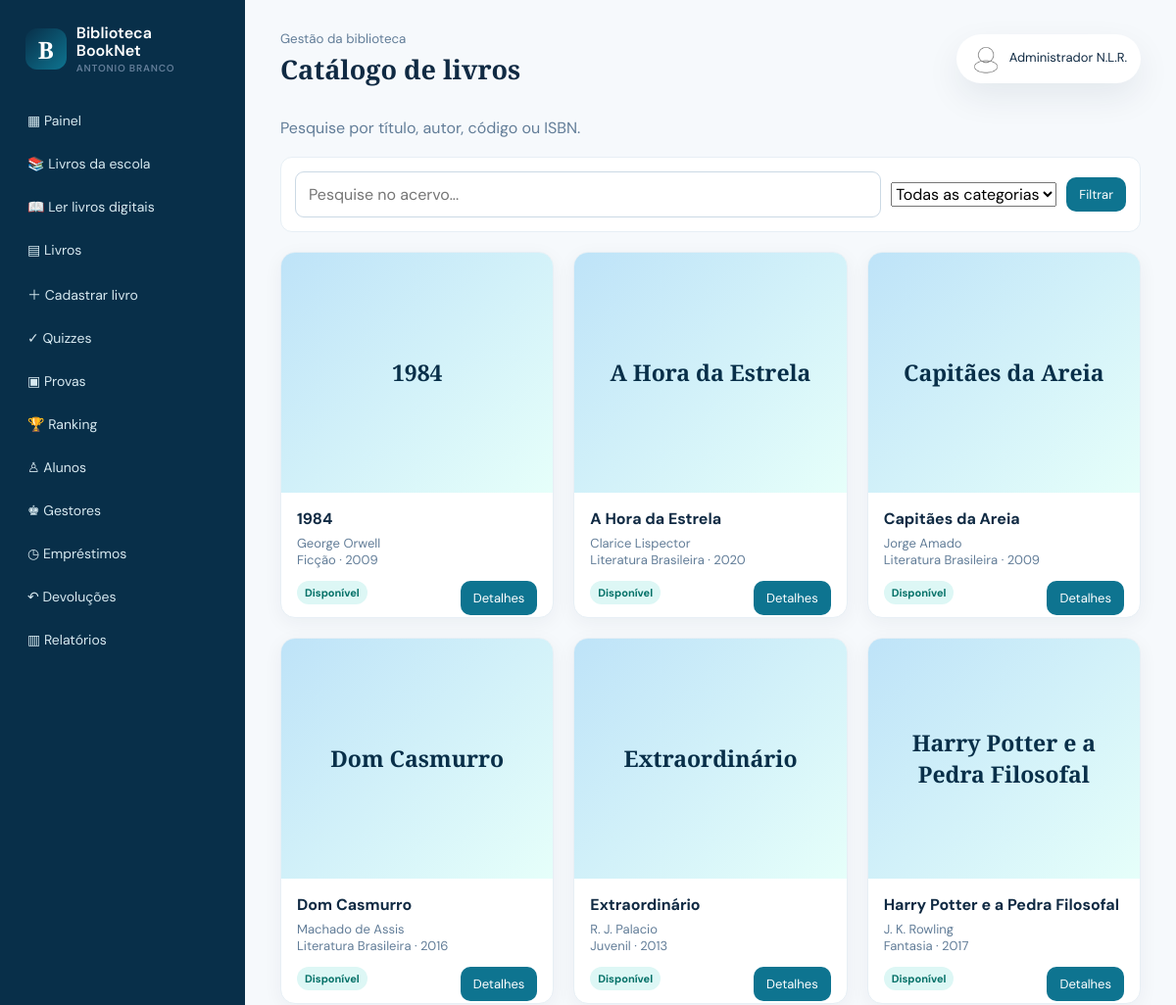
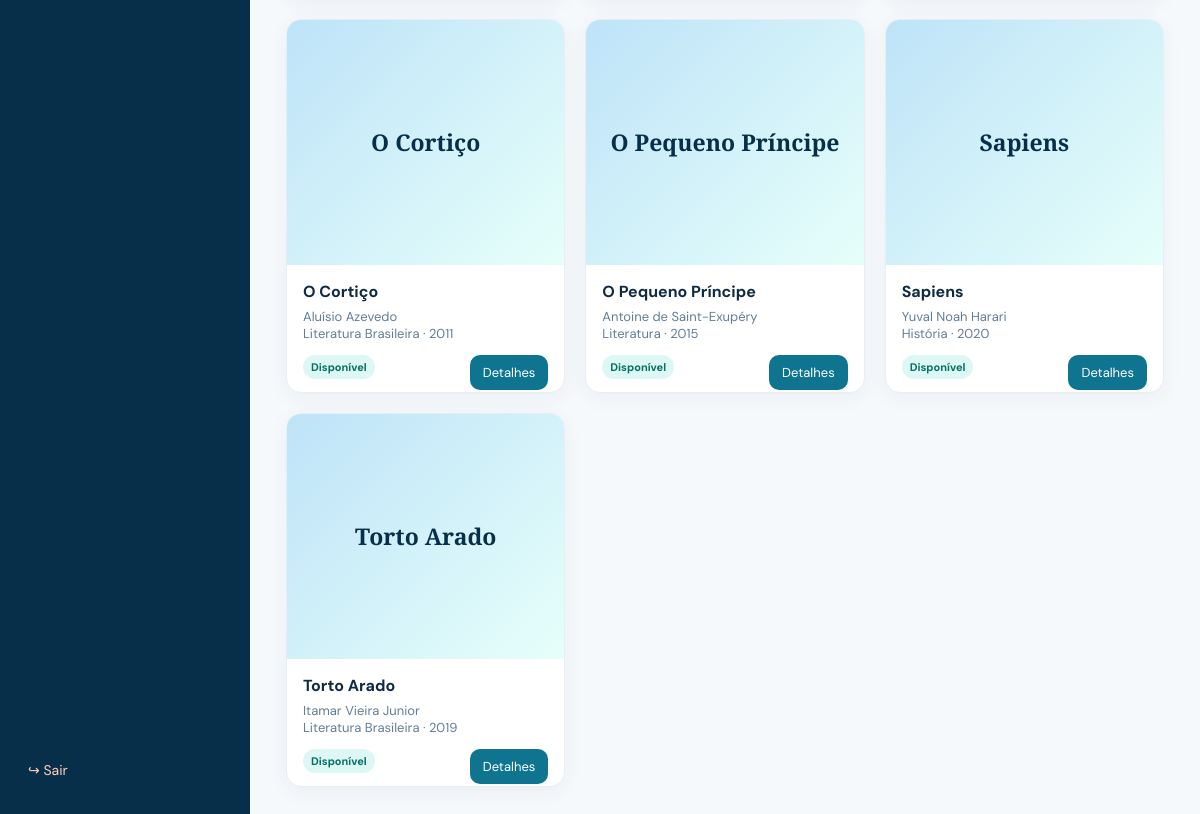
The page /aluno/livros.php (signed in) on the database its author committed (2 pictures, top to bottom).
### tables this page shows
CREATE TABLE IF NOT EXISTS livros(id INT UNSIGNED AUTO_INCREMENT PRIMARY KEY,codigo_barras VARCHAR(80) UNIQUE,isbn VARCHAR(30),titulo VARCHAR(255) NOT NULL,autor VARCHAR(180) NOT NULL,categoria VARCHAR(100),editora VARCHAR(150),ano_publicacao SMALLINT UNSIGNED,quantidade INT UNSIGNED NOT NULL DEFAULT 0,quantidade_disponivel INT UNSIGNED NOT NULL DEFAULT 0,descricao TEXT,biografia_autor TEXT,capa VARCHAR(255),arquivo_pdf VARCHAR(255),created_at TIMESTAMP DEFAULT CURRENT_TIMESTAMP,updated_at TIMESTAMP DEFAULT CURRENT_TIMESTAMP ON UPDATE CURRENT_TIMESTAMP,INDEX(titulo),INDEX(autor),INDEX(categoria));

### config/auth.php (called while the page is built, shortened)
<?php
require_once __DIR__ . '/functions.php';
function user(): ?array { return $_SESSION['user'] ?? null; }

### config/functions.php (called while the page is built, shortened)
<?php
require_once __DIR__ . '/database.php';
function e(?string $value): string { return htmlspecialchars((string)$value, ENT_QUOTES, 'UTF-8'); }
function base_url(string $path = ''): string {
    $script = str_replace('\\', '/', $_SERVER['SCRIPT_NAME'] ?? '/index.php');
    if (preg_match('~/(?:admin|aluno|api)/[^/]+$~', $script)) {
        $folder = preg_replace('~/(?:admin|aluno|api)/[^/]+$~', '', $script);
    } else {
        $folder = rtrim(str_replace('\\', '/', dirname($script)), '/');
    }
    return $folder . ($path !== '' ? '/' . ltrim($path, '/') : '');
}

### config/database.php (called while the page is built, shortened)
<?php
function db(): PDO {
    static $pdo = null;
    if ($pdo === null) {
        $pdo = new PDO('mysql:host=' . DB_HOST . ';dbname=' . DB_NAME . ';charset=utf8mb4', DB_USER, DB_PASS, [
            PDO::ATTR_ERRMODE => PDO::ERRMODE_EXCEPTION,
            PDO::ATTR_DEFAULT_FETCH_MODE => PDO::FETCH_ASSOC,
            PDO::ATTR_EMULATE_PREPARES => false,
        ]);
    }
    return $pdo;
}

### aluno/livros.php (the view)
<?php require_once __DIR__.'/../config/auth.php';$q=trim($_GET['q']??'');$cat=$_GET['categoria']??'';$sql='SELECT * FROM livros WHERE 1';$p=[];if($q){$sql.=' AND (titulo LIKE ? OR autor LIKE ? OR isbn LIKE ? OR codigo_barras LIKE ?)';$p=array_fill(0,4,'%'.$q.'%');}if($cat){$sql.=' AND categoria=?';$p[]=$cat;}$sql.=' ORDER BY titulo';$s=db()->prepare($sql);$s->execute($p);$books=$s->fetchAll();$categories=db()->query('SELECT DISTINCT categoria FROM livros WHERE categoria<>"" ORDER BY categoria')->fetchAll(PDO::FETCH_COLUMN);$pageTitle='Catálogo de livros';require __DIR__.'/../includes/header.php';if(user())require __DIR__.'/../includes/dashboard-nav.php';else require __DIR__.'/../includes/public-nav.php';?><div class="<?=user()?'':'section'?>"><p class="subtext">Pesquise por título, autor, código ou ISBN.</p><form class="filterbar" method="get"><div class="searchbar"><input type="search" data-catalog-search name="q" value="<?=e($q)?>" placeholder="Pesquise no acervo..." autocomplete="off" inputmode="search"></div><select name="categoria"><option value="">Todas as categorias</option><?php foreach($categories as $c):?><option <?=$cat===$c?'selected':''?>><?=e($c)?></option><?php endforeach;?></select><button class="btn btn-small">Filtrar</button></form><div class="book-grid"><?php foreach($books as $l):?><article class="book-card"><?php if($l['capa']):?><img class="cover" src="<?=base_url('assets/uploads/capas/'.$l['capa'])?>" alt="Capa de <?=e($l['titulo'])?>"><?php else:?><div class="cover cover-placeholder"><?=e($l['titulo'])?></div><?php endif;?><div class="book-info"><h3><?=e($l['titulo'])?></h3><p><?=e($l['autor'])?><br><?=e($l['categoria'])?> · <?=e($l['ano_publicacao'])?></p><span class="badge <?=$l['quantidade_disponivel']?'':'off'?>"><?=$l['quantidade_disponivel']?'Disponível':'Indisponível'?></span><a class="btn btn-small" style="float:right" href="<?=base_url('aluno/livro.php?id='.(int)$l['id'])?>">Detalhes</a></div></article><?php endforeach;?><?php if(!$books):?><div class="empty">Nenhum livro encontrado para sua busca.</div><?php endif;?></div></div><?php if(user())require __DIR__.'/../includes/dashboard-footer.php';else require __DIR__.'/../includes/footer.php';?>

### assets/css/style.css (style rules this page uses)
:root { --navy:#082f49;--blue:#0e7490;--sky:#38bdf8;--ink:#102a43;--muted:#627d98;--paper:#f6f9fc;--line:#d9e2ec;--white:#fff;--danger:#c2410c;--success:#047857;--shadow:0 14px 35px #102a4314 }
* { box-sizing:border-box }
body { margin:0;background:var(--paper);color:var(--ink);font:16px 'DM Sans',sans-serif }
a { color:inherit;text-decoration:none }
.btn { display:inline-flex;align-items:center;justify-content:center;border:0;border-radius:10px;background:var(--blue);color:white;font:600 15px inherit;padding:13px 21px;cursor:pointer;transition:.2s }
.btn-small { padding:9px 13px;font-size:13px }
.subtext { color:var(--muted);line-height:1.6 }
.book-grid { display:grid;grid-template-columns:repeat(auto-fit,minmax(205px,1fr));gap:20px }
.book-card { background:white;border:1px solid #e7eff5;border-radius:15px;overflow:hidden;box-shadow:0 5px 20px #102a430d;transition:.2s }
.cover { height:245px;width:100%;object-fit:cover;background:linear-gradient(135deg,#bee3f8,#e6fffa) }
.cover-placeholder { display:grid;place-items:center;color:var(--navy);font:700 23px 'Playfair Display';text-align:center;padding:20px }
.book-info { padding:16px }
.book-info h3 { font-size:16px;margin:0 0 6px }
.book-info p { font-size:13px;color:var(--muted);margin:0 0 13px }
.badge { font-size:11px;padding:5px 8px;border-radius:999px;background:#ddf7f5;color:#057168;font-weight:bold }
.form-group input,.form-group select,.form-group textarea,.searchbar input { width:100%;padding:12px 13px;border:1px solid #cbd9e5;border-radius:9px;font:inherit;color:var(--ink);background:#fff }
.filterbar { display:flex;gap:10px;align-items:center;background:#fff;padding:14px;border:1px solid #e7eff5;border-radius:12px;margin-bottom:20px }
.searchbar { flex:1 }
.book-card { position:relative }
html { -webkit-text-size-adjust:100% }
.btn,.menu-toggle,.password-toggle,.sidebar nav a { touch-action:manipulation }
html { scroll-behavior:smooth }
body { min-width:320px;overflow-x:hidden }
input,select,textarea,button { max-width:100%;font:inherit }
button,a,.btn { -webkit-tap-highlight-color:transparent }
.app-main>* { min-width:0 }
.panel,.card,.metric,.book-card,.auth-card { min-width:0 }
.form-group input,.form-group select,.form-group textarea, .searchbar input { min-height:44px;max-width:100% }

### rows shown on the page
livros: titulo "1984", autor "George Orwell", categoria "Ficção", ano_publicacao "2009", quantidade_disponivel "Disponível"
livros: titulo "A Hora da Estrela", autor "Clarice Lispector", categoria "Literatura Brasileira", ano_publicacao "2020", quantidade_disponivel "Disponível"
livros: titulo "Capitães da Areia", autor "Jorge Amado", categoria "Literatura Brasileira", ano_publicacao "2009", quantidade_disponivel "Disponível"
livros: titulo "Dom Casmurro", autor "Machado de Assis", categoria "Literatura Brasileira", ano_publicacao "2016", quantidade_disponivel "Disponível"
livros: titulo "Extraordinário", autor "R. J. Palacio", categoria "Juvenil", ano_publicacao "2013", quantidade_disponivel "Disponível"
livros: titulo "Harry Potter e a Pedra Filosofal", autor "J. K. Rowling", categoria "Fantasia", ano_publicacao "2017", quantidade_disponivel "Disponível"
livros: titulo "O Cortiço", autor "Aluísio Azevedo", categoria "Literatura Brasileira", ano_publicacao "2011", quantidade_disponivel "Disponível"
livros: titulo "O Pequeno Príncipe", autor "Antoine de Saint-Exupéry", categoria "Literatura", ano_publicacao "2015", quantidade_disponivel "Disponível"
livros: titulo "Sapiens", autor "Yuval Noah Harari", categoria "História", ano_publicacao "2020", quantidade_disponivel "Disponível"
livros: titulo "Torto Arado", autor "Itamar Vieira Junior", categoria "Literatura Brasileira", ano_publicacao "2019", quantidade_disponivel "Disponível"

### other values the page prints
$pageTitle "Catálogo de livros"
user()['nome'] "Administrador N.L.R."
